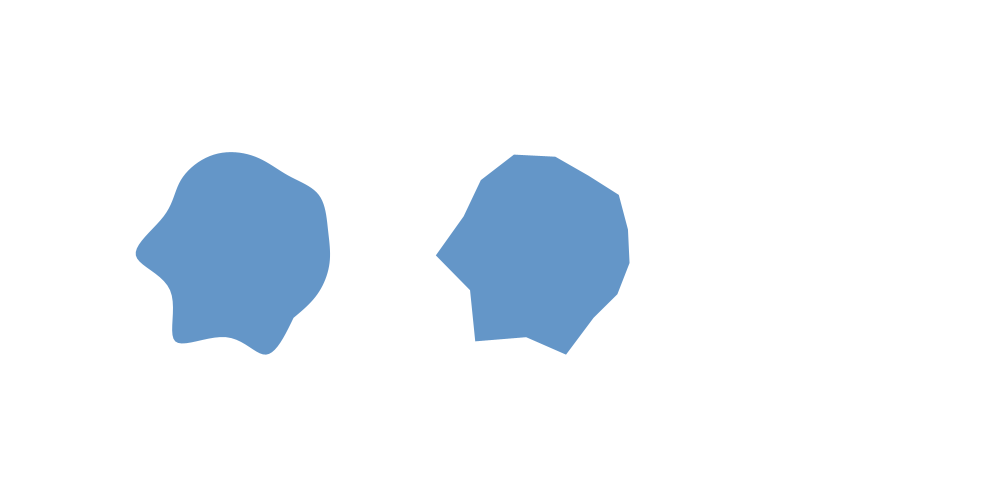
Frame 1 (no input)
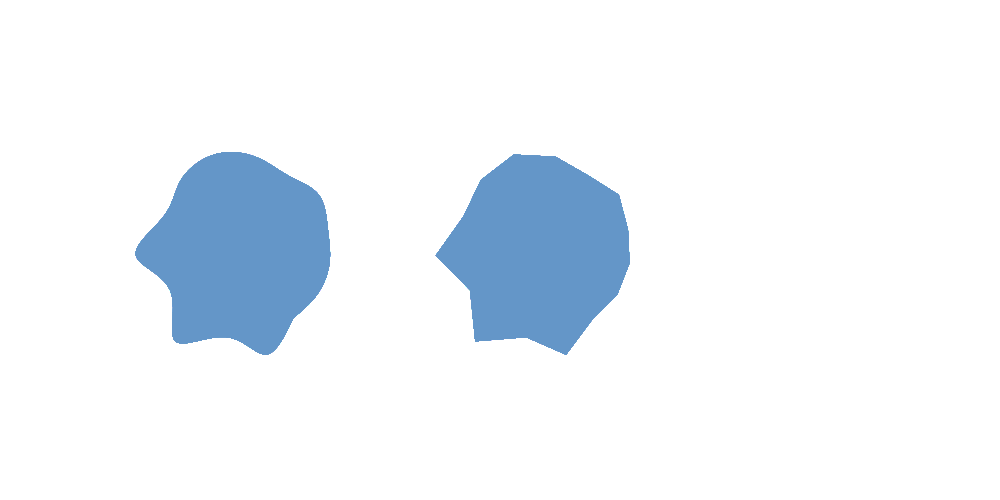
Frame 60 (the mouse pressed at the canvas centre just before this capture)
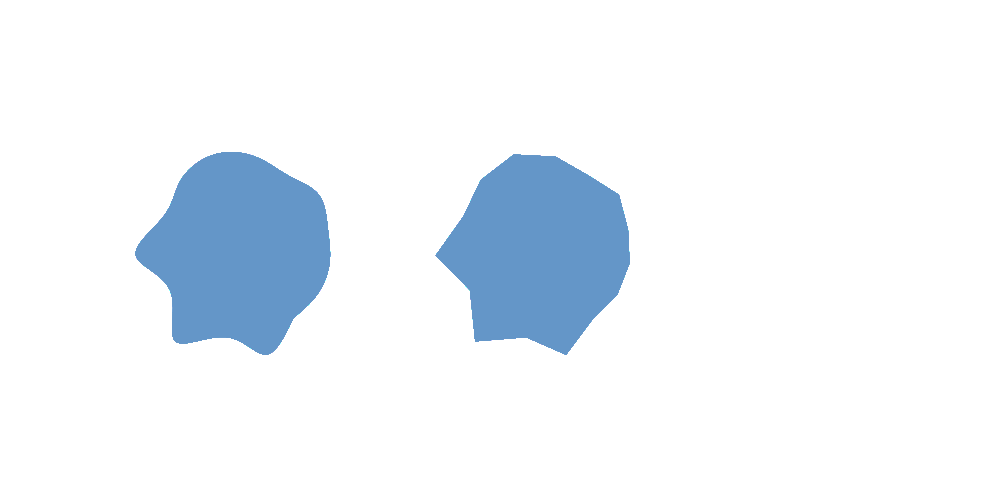
Frame 120 (the mouse held since frame 60 and released just before this capture)

The Processing sketch that drew these frames (run headless with seeded random() and noise(); from frame 60 on, the mouse is pressed at the canvas centre):

// Processing sketch: curve
// ── curve.pde
import java.util.LinkedList;

final float dx=1;
final float SCALE=5;

class ColorPoint{
   float x, y;
   PVector velocity;
   PVector acceleration;
   ColorPoint(float X, float Y){
      x = X; y = Y;
      velocity = new PVector();
      acceleration = new PVector();
   }
   PVector getPos(){
      return new PVector(x,y);
   }
   void setPos(float X, float Y){
      x = X; y = Y;
   }
   PVector getVel(){
      return velocity.copy();
   }
}

class System{
  PVector a, b; // need to solve
  PVector r, R; 
  float Z; 
  ColorPoint P;
  static final int n = 10;
  
  System(float X, float Y){
    a = new PVector();
    b = new PVector();
    r = new PVector();
    R = new PVector();
    P = new ColorPoint(X,Y);
  }
  
  PVector getPos(){
    return P.getPos();  
  }
  
  void setValue(System next){
    r = getPos().add(next.getPos().mult(2.0)); 
    R = PVector.div(r,2.0);
    Z = 0.5;
  }
  void setValue(System prev, System next){
    r = getPos().mult(2.0).add(next.getPos()).mult(2.0);
    R = PVector.sub(r,prev.R).div(4.0-prev.Z);
    Z = 1/(4.0-prev.Z);
  }
  void setValue(System prev, System next, int last){
    r = getPos().mult(8.0).add(next.getPos());
    R = PVector.sub(r, PVector.mult(prev.R,2.0)).div(7.0-2.0*prev.Z);
  }
  
  void solve(System next, int last){
    a = R.copy();
    b = PVector.add(a, next.getPos()).div(2.0);
  }
  void solve(System next){
    a = PVector.sub(R, PVector.mult(next.a,Z));
    b = PVector.sub(next.getPos().mult(2.0), next.a);
  }
  
  void show(System next){
    float t;
    PVector curve = new PVector();
    for(int i=0; i<=n; i++){
      t = (float)i/n;
      curve.add(getPos().mult((1-t)*(1-t)*(1-t)));
      curve.add(a.copy().mult(3*t*(1-t)*(1-t)));
      curve.add(b.copy().mult(3*t*t*(1-t)));
      curve.add(next.getPos().mult(t*t*t));
      vertex(curve.x, curve.y);
      curve.set(0,0);
    }
  }
  
}

class Polygon{
   int vtx;
   System[] sys;
   PVector dye;
   
   Polygon(float x, float y, int n){
      sys = new System[n];
      vtx = n;
      dye = new PVector(100,150,200);
      float r = 100;
      for(int i=1; i<vtx-2; i++){
         r = 100;
         r += random(40)-20;
         sys[i] = new System(x+r*cos(2*PI*i/n+1),y+r*sin(2*PI*i/n+1));
      }
      float r1 = 100+random(60)-30;
      float r2 = 100+random(60)-30;
      float r3 = (r1+r2)*0.5;
      sys[vtx-2] = new System(x+r*cos(2*PI*(vtx-2)/n+1),y+r*sin(2*PI*(vtx-2)/n+1));
      sys[vtx-1] = new System(x+r*cos(2*PI*(vtx-1)/n+1),y+r*sin(2*PI*(vtx-1)/n+1));
      sys[0] = new System(x+r*cos(2*PI*0/n+1),y+r*sin(2*PI*0/n+1));
   }
   void calculate(){
      sys[0].setValue(sys[1]);
      for(int i=1; i<vtx-1; i++)
        sys[i].setValue(sys[i-1], sys[i+1]);
      sys[vtx-1].setValue(sys[vtx-2], sys[0], 0);
      sys[vtx-1].solve(sys[0], 0);
      for(int i=vtx-2; i>=0; i--)
        sys[i].solve(sys[i+1]);
   }
   void show(){
      noStroke();
      smooth();
      fill(dye.x, dye.y, dye.z);
      beginShape();
      for(int i=0; i<vtx-1; i++)
        sys[i].show(sys[i+1]);
      sys[vtx-1].show(sys[0]);
      endShape();
      beginShape();
      for(int i=0; i<vtx; i++){
        PVector pos = sys[i].P.getPos();
        vertex(pos.x+300, pos.y);
      }
      vertex(sys[0].P.getPos().x+300, sys[0].P.getPos().y);
      endShape();
   }
}

Polygon p;

void setup(){
  size(1000,500);
  background(255);
  p = new Polygon(250, 250, 15);
}

void draw(){
  p.calculate();
  p.show();
}
